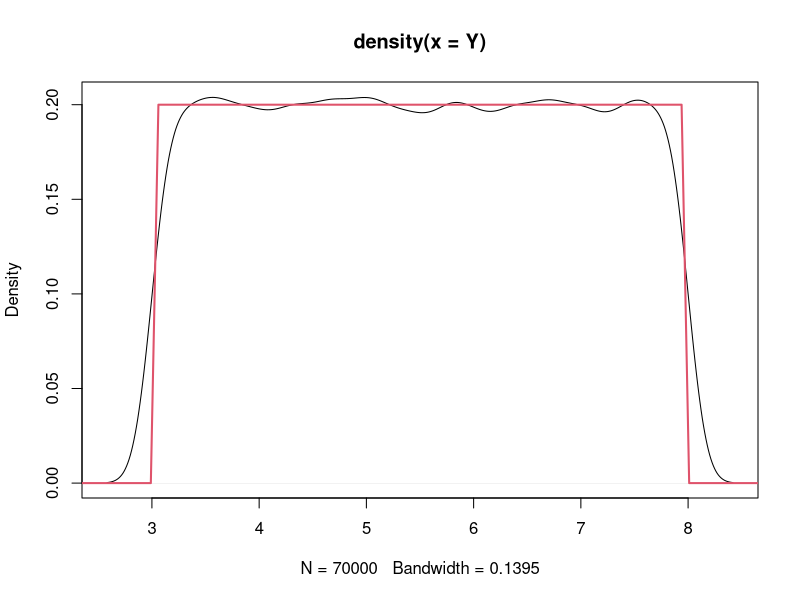
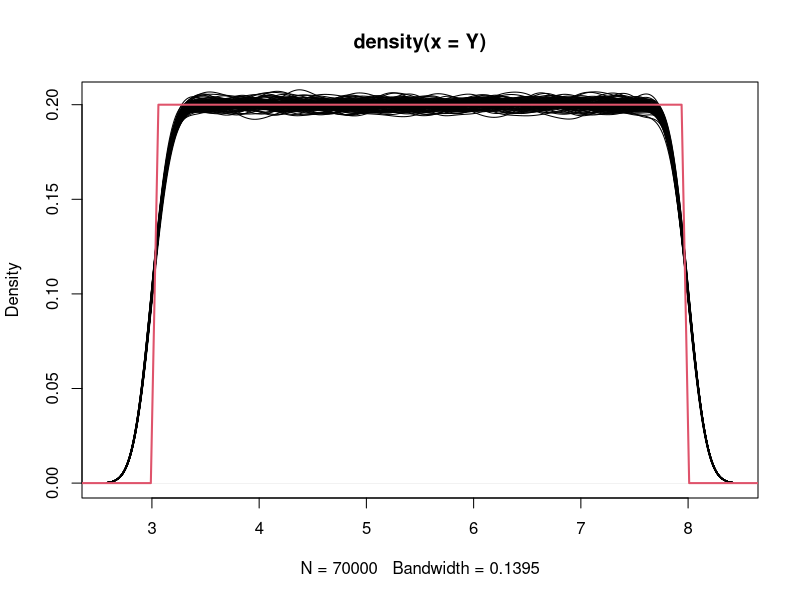
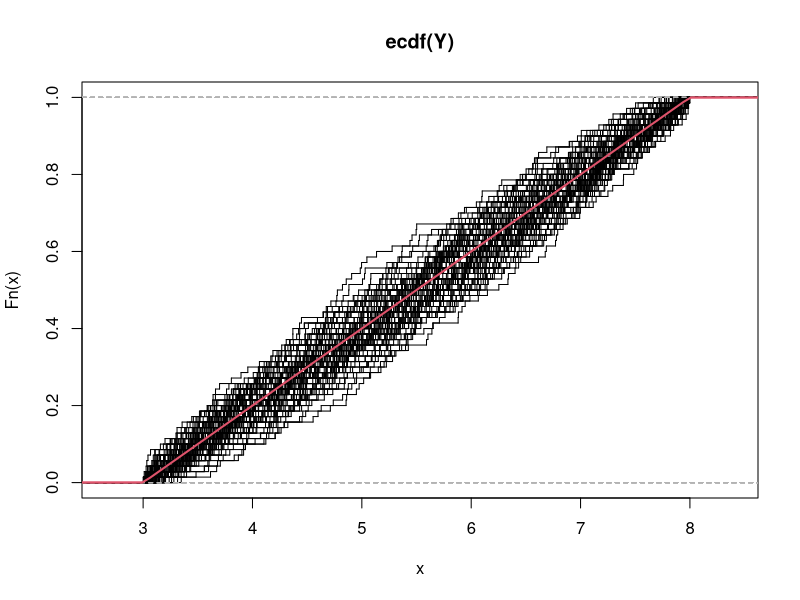

The R source for these figures, in order:
# Distribucion uniforme

tamano_muestral <- 70000
a <- 3
b <- 8
iteraciones <- 100

x <- seq(2, 9, length.out = 100)

Y <- runif(tamano_muestral, a, b)

estimador_kernel <- density(Y)

plot(estimador_kernel)
lines(x, dunif(x, a, b), col = 2, lwd = 2)

plot(estimador_kernel)

for(i in seq_len(iteraciones)){
  Y <- runif(tamano_muestral, a, b)
  estimador_kernel <- density(Y)
  lines(estimador_kernel)
}

lines(x, dunif(x, a, b), col = 2, lwd = 2)

# Distribucion acomulada empirica

tamano_muestral <- 70
a <- 3
b <- 8
iteraciones <- 100

x <- seq(2, 9, length.out = 100)

Y <- runif(tamano_muestral, a, b)

estimador_ecdf <- ecdf(Y)

plot(estimador_ecdf, pch = "", verticals = TRUE)
lines(x, punif(x, a, b), col = 2, lwd = 2)

for(i in seq_len(iteraciones)){
  Y <- runif(tamano_muestral, a, b)
  estimador_ecdf <- ecdf(Y)
  lines(estimador_ecdf, pch = "", verticals = TRUE)
}


lines(x, punif(x, a, b), col = 2, lwd = 2)














